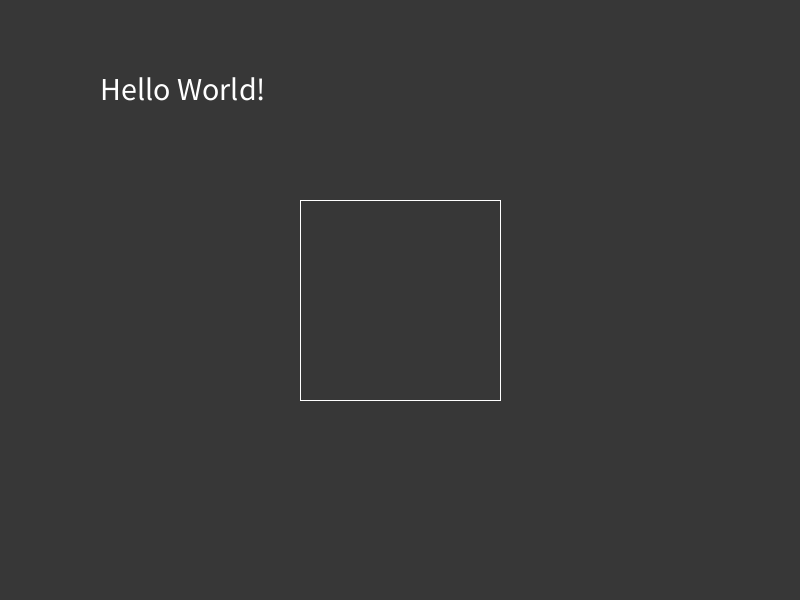
Frame 1 (no input)
Frame 60 (the mouse pressed at the canvas centre just before this capture): identical to frame 1, image omitted
Frame 120 (the mouse held since frame 60 and released just before this capture): identical to frame 1, image omitted

The Processing sketch that drew this single still picture (run headless with seeded random() and noise(); from frame 60 on, the mouse is pressed at the canvas centre):

// Processing sketch: hello_world
// ── hello_world.pde
void setup(){
  background(55);
  size(800,600);
  textSize(32);
  text("Hello World!",100,100);
  stroke(255);
  rectMode(CENTER);
  noFill();
  
}
void draw(){
  rect(400,300,200,200);
}
